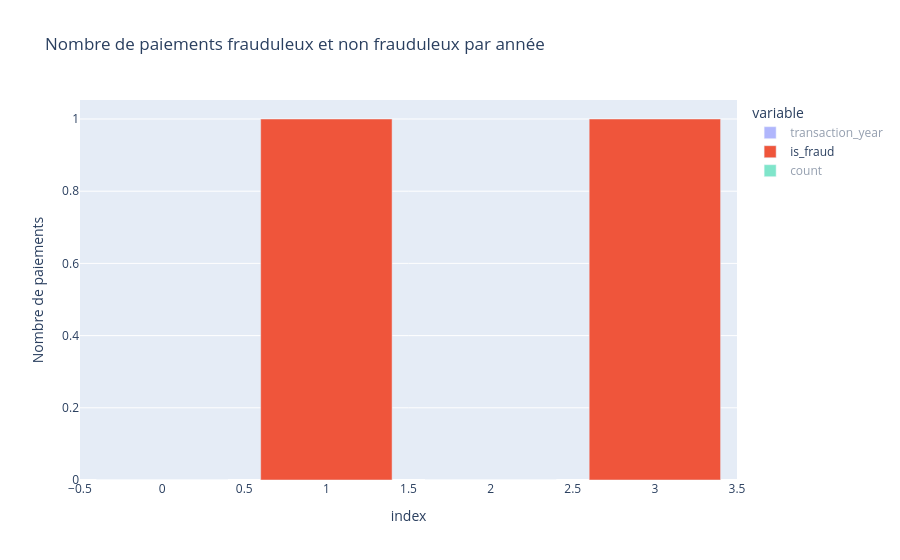

Here is the notebook cell this chart was saved with:
### Code cell
# Affichage du graphique
import plotly.express as px
fig = px.bar(transactions_by_year, 
             title="Nombre de paiements frauduleux et non frauduleux par année",
             labels={'transaction_year': 'Année', 'value': 'Nombre de paiements'})
fig.show()

### Figure 1 — Plotly figure (JSON) as saved in the notebook; plotly's stock layout.template omitted (floating-point values rounded to 4 significant figures)
{"data": [{"alignmentgroup": "True", "hovertemplate": "variable=transaction_year<br>index=%{x}<br>Nombre de paiements=%{y}<extra></extra>", "legendgroup": "transaction_year", "marker": {"color": "#636efa", "pattern": {"shape": ""}}, "name": "transaction_year", "offsetgroup": "transaction_year", "orientation": "v", "showlegend": true, "textposition": "auto", "type": "bar", "visible": "legendonly", "x": [0, 1, 2, 3], "xaxis": "x", "y": [2019, 2019, 2020, 2020], "yaxis": "y"}, {"alignmentgroup": "True", "hovertemplate": "variable=is_fraud<br>index=%{x}<br>Nombre de paiements=%{y}<extra></extra>", "legendgroup": "is_fraud", "marker": {"color": "#EF553B", "pattern": {"shape": ""}}, "name": "is_fraud", "offsetgroup": "is_fraud", "orientation": "v", "showlegend": true, "textposition": "auto", "type": "bar", "x": [0, 1, 2, 3], "xaxis": "x", "y": [0, 1, 0, 1], "yaxis": "y"}, {"alignmentgroup": "True", "hovertemplate": "variable=count<br>index=%{x}<br>Nombre de paiements=%{y}<extra></extra>", "legendgroup": "count", "marker": {"color": "#00cc96", "pattern": {"shape": ""}}, "name": "count", "offsetgroup": "count", "orientation": "v", "showlegend": true, "textposition": "auto", "type": "bar", "visible": "legendonly", "x": [0, 1, 2, 3], "xaxis": "x", "y": [780490, 4392, 313849, 1971], "yaxis": "y"}], "layout": {"autosize": true, "barmode": "relative", "legend": {"title": {"text": "variable"}, "tracegroupgap": 0}, "title": {"text": "Nombre de paiements frauduleux et non frauduleux par année"}, "xaxis": {"anchor": "y", "autorange": true, "domain": [0, 1], "range": [-0.5, 3.5], "title": {"text": "index"}, "type": "linear"}, "yaxis": {"anchor": "x", "autorange": true, "domain": [0, 1], "range": [0, 1.053], "title": {"text": "Nombre de paiements"}, "type": "linear"}}}
